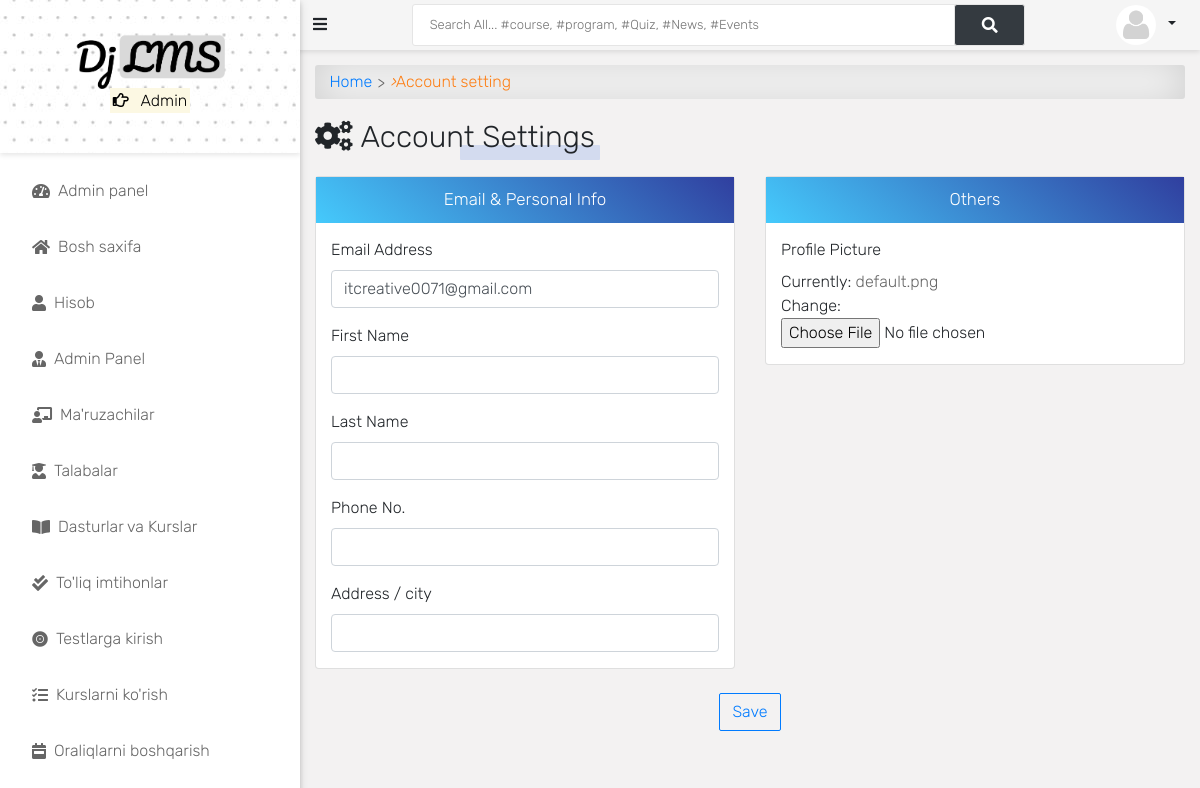
The app's page /accounts/setting/ (signed in) with its own data.
### accounts/models.py (models this page shows, shortened)
class User(AbstractUser):
    is_student = models.BooleanField(default=False)
    is_lecturer = models.BooleanField(default=False)
    is_parent = models.BooleanField(default=False)
    is_dep_head = models.BooleanField(default=False)
    phone = models.CharField(max_length=60, blank=True, null=True)
    address = models.CharField(max_length=60, blank=True, null=True)
    picture = models.ImageField(upload_to='profile_pictures/%y/%m/%d/', default='default.png', null=True)
    email = models.EmailField(blank=True, null=True)
    username_validator = ASCIIUsernameValidator()
    objects = UserManager()
    @property
    def get_full_name(self):
        full_name = self.username
        if self.first_name and self.last_name:
            full_name = self.first_name + " " + self.last_name
        return full_name
    @property
    def get_user_role(self):
        if self.is_superuser:
            return "Admin"
        elif self.is_student:
            return "Student"
        elif self.is_lecturer:
            return "Lecturer"
        elif self.is_parent:
            return "Parent"

### accounts/views.py (the view)
# urls.py: path('setting/', profile_update, name='edit_profile'),
@login_required
def profile_update(request):
    if request.method == 'POST':
        form = ProfileUpdateForm(request.POST, request.FILES, instance=request.user)
        if form.is_valid():
            form.save()
            messages.success(request, 'Your profile has been updated successfully.')
            return redirect('profile')
        else:
            messages.error(request, 'Please correct the error(s) below.')
    else:
        form = ProfileUpdateForm(instance=request.user)
    return render(request, 'setting/profile_info_change.html', {
        'title': 'Setting | DjangoSMS',
        'form': form,
    })

### accounts/forms.py
class ProfileUpdateForm(UserChangeForm):
    email = forms.EmailField(
        widget=forms.TextInput(attrs={'type': 'email', 'class': 'form-control', }),
        label="Email Address", )
    first_name = forms.CharField(
        widget=forms.TextInput(attrs={'type': 'text', 'class': 'form-control', }),
        label="First Name", )
    last_name = forms.CharField(
        widget=forms.TextInput(attrs={'type': 'text', 'class': 'form-control', }),
        label="Last Name", )
    phone = forms.CharField(
        widget=forms.TextInput(attrs={'type': 'text', 'class': 'form-control', }),
        label="Phone No.", )
    address = forms.CharField(
        widget=forms.TextInput(attrs={'type': 'text', 'class': 'form-control', }),
        label="Address / city", )
    class Meta:
        model = User
        fields = ['email', 'phone', 'address', 'picture', 'first_name', 'last_name']

### templates/setting/profile_info_change.html (shortened to what this page needs)
{% extends 'base.html' %}
{% load crispy_forms_tags %}
{% load static %}
{% block content %}
<div id="input-nav"><a href="{% url 'home' %}" class="primary1">Home</a> <i>&rsaquo;</i> Account setting</div>
<p class="title-1"><i class="fas fa-cogs"></i>Account Settings</p>
<form action="" method="POST" enctype="multipart/form-data">{% csrf_token %}
    <div class="row mb-4">
        <div class="col-md-6">
            <div class="card">
                <div class="form-title">Email & Personal Info</div>
                <div class="container">
                    <div class="form-group">
                        <label>{{ form.email.label }}</label>{{ form.email }}
                    </div>
                    <div class="form-group">
                        <label>{{ form.first_name.label }}</label>{{ form.first_name }}
                    </div>
                    <div class="form-group">
                        <label>{{ form.last_name.label }}</label>{{ form.last_name }}
                    </div>
                    <div class="form-group">
                        <label>{{ form.phone.label }}</label>{{ form.phone }}
                    </div>
                    <div class="form-group">
                        <label>{{ form.address.label }}</label>{{ form.address }}
                    </div>
                </div>
            </div>
        </div>
        <div class="col-md-6">
            <div class="card">
                <p class="form-title">Others</p>
                <div class="container">
                    <div class="form-group"><label>Profile Picture</label><br>
                        {{ form.picture }}
                    </div>
                </div>
            </div>
        </div>
    </div>
    <center>
        <button class="btn btn-outline-primary" type="submit">Save</button>
    </center>
</form>
{% endblock content %}

### templates/aside.html (shortened to what this page needs)
{% load static %}
<div id="side-nav">
  <div class="main-menu">
    <div
      class="top-side text-center py-4"
      style="background-image: url({% static '/img/dotted.jpg' %})"
    >
      <img
        src="{% static 'img/logo.png' %}"
        width="150px"
        alt="Student LMS"
      />
      <p class="text-orange">
        <mark>
          <i class="far fa-hand-point-right"></i>
          {{ request.user.get_user_role }}
        </mark>
      </p>
    </div>
    {% url 'home' as hom %} {% url 'dashboard' as dash %}
    <ul>
      {% if request.user.is_superuser %}
      <li class="{% if request.path == dash %}active{% endif %}">
        <a href="{% url 'dashboard' %}"
          ><i class="fas fa-tachometer-alt"></i>Admin panel</a
        >
      </li>
      {% endif %}
      <li class="{% if request.path == hom %}active{% endif %}">
        <a href="{% url 'home' %}"><i class="fas fa-home"></i>Bosh saxifa</a>
      </li>
      <li class="{% if request.path == prof %}active{% endif %}">
        <a href="{% url 'profile' %}"><i class="fas fa-user"></i>Hisob</a>
      </li>
      {% if request.user.is_superuser %}
      <li class="{% if request.path == admin_p %}active{% endif %}">
        <a href="{% url 'admin_panel' %}"
          ><i class="fas fa-user-tie"></i>Admin Panel</a
        >
      </li>
      <li class="{% if request.path == lec %}active{% endif %}">
        <a href="{% url 'lecturer_list' %}"
          ><i class="fas fa-chalkboard-teacher"></i>Ma'ruzachilar</a
        >
      </li>
      <li class="{% if request.path == stu %}active{% endif %}">
        <a href="{% url 'student_list' %}"
          ><i class="fas fa-user-graduate"></i>Talabalar</a
        >
      </li>
      {% endif %}
      <li class="{% if request.path == pro %}active{% endif %}">
        <a href="{% url 'programs' %}"
          ><i class="fas fa-book-open"></i>Dasturlar va Kurslar</a
        >
      </li>
      {% if request.user.is_superuser or request.user.is_lecturer %}
      <li class="{% if request.path == qce %}active{% endif %}">
        <a href="{% url 'quiz_marking' %}"
          ><i class="fas fa-check-double"></i>To'liq imtihonlar</a
        >
      </li>
      {% endif %} {% if request.user.is_superuser %}
      <li class="{% if request.path == qpr %}active{% endif %}">
        <a href="{% url 'quiz_progress' %}"
          ><i class="fas fa-record-vinyl"></i>Testlarga kirish</a
        >
      </li>
      <li class="{% if request.path == cav %}active{% endif %}">
        <a href="{% url 'course_allocation_view' %}"
          ><i class="fas fa-tasks"></i>Kurslarni ko'rish</a
        >
      </li>
      <li class="{% if request.path == sess %}active{% endif %}">
        <a href="{% url 'session_list' %}"
          ><i class="fas fa-calendar-week"></i>Oraliqlarni boshqarish</a
        >
      </li>
      <li class="{% if request.path == sem %}active{% endif %}">
        <a href="{% url 'semester_list' %}"
          > Sessiyani boshqarish</a
        >
      </li>
      {% endif %}
      <br />
    </ul>
  </div>
</div>

### templates/navbar.html (shortened to what this page needs)
<div id="top-navbar">
	<div class="container">
		<div class="nav-wrapper">
			<div class="toggle-btn" onclick="toggleSidebar()">
				<i class="fas fa-bars"></i>
			</div>
			<form class="form-header" action="{% url 'query' %}" method="GET">
				<input id="primary-search" class="au-input au-input--xl" type="text" name="q" value="{{ request.GET.q }}"
					placeholder="Search All... #course, #program, #Quiz, #News, #Events" required />
				<button class="au-btn--submit" type="submit">
					<i class="fas fa-search"></i>
				</button>
			</form>
			<div class="dropdown">
				<button class="btn btn-sm dropdown-toggle" type="button" id="dropdownMenuButton" data-toggle="dropdown"
					aria-haspopup="true" aria-expanded="false">
					<img class="profile-pic" src="{{ request.user.picture.url }}">
				</button>
			</div>
		</div>
	</div>
</div>

### static/css/all.css (style rules this page uses)
.fa, .fas, .far, .fal, .fad, .fab { -moz-osx-font-smoothing: grayscale; -webkit-font-smoothing: antialiased; display: inline-block; font-style: normal; font-variant: normal; text-rendering: auto; line-height: 1; }
.fa-bars:before { content: "\f0c9"; }
.fa-book-open:before { content: "\f518"; }
.fa-calendar-week:before { content: "\f784"; }
.fa-chalkboard-teacher:before { content: "\f51c"; }
.fa-check-double:before { content: "\f560"; }
.fa-cogs:before { content: "\f085"; }
.fa-hand-point-right:before { content: "\f0a4"; }
.fa-home:before { content: "\f015"; }
.fa-record-vinyl:before { content: "\f8d9"; }
.fa-search:before { content: "\f002"; }
.fa-tachometer-alt:before { content: "\f3fd"; }
.fa-tasks:before { content: "\f0ae"; }
.fa-user:before { content: "\f007"; }
.fa-user-graduate:before { content: "\f501"; }
.fa-user-tie:before { content: "\f508"; }
.far { font-family: 'Font Awesome 5 Free'; font-weight: 400; }
.fa, .fas { font-family: 'Font Awesome 5 Free'; font-weight: 900; }

### templates/aside.html (style rules this page uses)
.top-side { background-size: cover; background-position: top center; }

### records on screen
User: user.get_user_role "Admin", user.picture (placeholder picture), email "itcreative0071@gmail.com"
